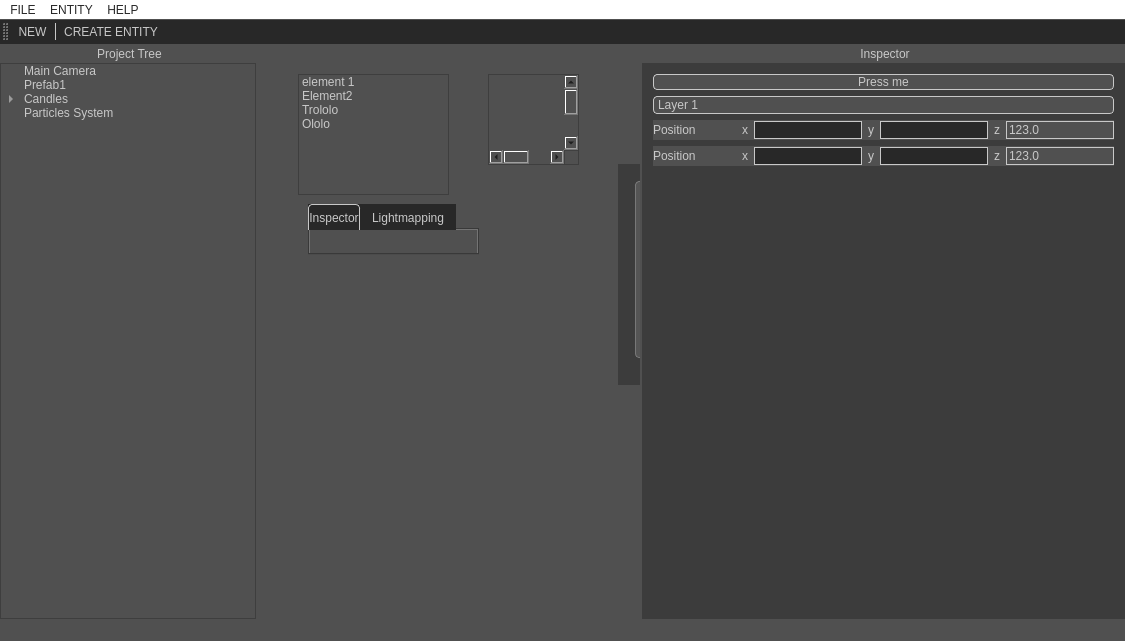
<?xml version="1.0" encoding="UTF-8"?>
<ui version="4.0">
 <class>MainWindow</class>
 <widget class="QMainWindow" name="MainWindow">
  <property name="geometry">
   <rect>
    <x>0</x>
    <y>0</y>
    <width>1125</width>
    <height>641</height>
   </rect>
  </property>
  <property name="windowTitle">
   <string>MainWindow</string>
  </property>
  <property name="styleSheet">
   <string notr="true">QWidget
{
	background-color: rgb(80, 80, 80);
}

QLabel
{
	color: rgb(200, 200, 200);
}

QLineEdit
{
	background-color: rgb(40, 40, 40);
	selection-background-color: rgb(0, 180, 250);
	selection-color: rgb(40, 40, 40);
	color: rgb(200, 200, 200);
	border: 1px solid rgb(200, 200, 200);
}

QLineEdit:read-only
{
	background-color: rgb(80, 80, 80);
}

QMainWindow::separator
{
	background: rgb(80, 80, 80);
}

QMainWindow::separator:vertical
{
	width: 2px;
}

QMainWindow::separator:horizontal
{
	height: 2px;
}

QMainWindow::separator:hover
{
	background: rgb(200, 200, 200);
}

QMenuBar
{
	background: rgb(255, 255, 255);
}

QMenuBar::item
{
	background: rgb(255, 255, 255);
	color: rgb(40, 40, 40);
}

QMenuBar::item:selected
{
	background: rgb(0, 180, 250);
	color: rgb(40, 40, 80);
}

QMenuBar::item:pressed
{
	background: rgb(0, 180, 250);
	color: rgb(40, 40, 80);
}

QMenu
{
	background: rgb(40, 40, 40);
	margin: 0px;
}

QMenu::separator
{
	background: rgb(200, 200, 200);
	height: 1px;
	margin-left: 5px;
	margin-right: 5px;
}

QMenu::item
{
	background: rgb(40, 40, 40);
	color: rgb(200, 200, 200);
}

QMenu::item:selected
{
	background: rgb(0, 180, 250);
	color: rgb(40, 40, 80);
}

QMenu::item:pressed
{
	background: rgb(0, 180, 250);
	color: rgb(40, 40, 80);
}

QDockWidget
{
	color: rgb(200, 200, 200);
}

QDockWidget::title
{
	background:  qlineargradient(x1: 0, y1: 0, x2: 0, y2: 1,
													stop: 0 rgb(100, 100, 100),
													stop: 1.0 rgb(80, 80, 80));
	text-align: center;
}

QTabBar
{
	background: rgb(40, 40, 40);
}

QTabBar::tab:top, QTabBar::tab:bottom
{
	background: transparent;
	color: rgb(200, 200, 200);
	min-width: 20ex;
	min-height: 5ex;
}

QTabBar::tab:top:selected, QTabBar::tab:top:selected
{
	border-left: 1px solid rgb(200, 200, 200);
	border-right: 1px solid rgb(200, 200, 200);
}

QTabBar::tab:top:selected
{
	background: qlineargradient(x1: 0, y1: 0, x2: 0, y2: 1,
													stop: 0 rgb(100, 100, 100),
													stop: 1.0 rgb(80, 80, 80));
	border-top: 1px solid rgb(200, 200, 200);
	border-top-left-radius: 4px;
	border-top-right-radius: 4px;
}

QTabBar::tab:bottom:selected
{
	background: qlineargradient(x1: 0, y1: 0, x2: 0, y2: 1,
													stop: 0 rgb(80, 80, 80),
													stop: 1.0 rgb(100, 100, 100));
	border-bottom: 1px solid rgb(200, 200, 200);
	border-bottom-left-radius: 4px;
	border-bottom-right-radius: 4px;
}

QToolBar
{
	background: rgb(40, 40, 40);
	border-top: 1px solid rgb(80, 80, 80);
}

QToolBar::separator:horizontal
{
	background: rgb(200, 200, 200);
	width: 1px;
	margin-top: 2px;
	margin-bottom: 2px;
}

QToolBar::separator:vertical
{
	background: rgb(200, 200, 200);
	height: 1px;
	margin-left: 2px;
	margin-right: 2px;
}

QToolButton
{
	background: transparent;
	color: rgb(200, 200, 200);
}

QToolButton:hover
{
	background: rgb(0, 180, 250);
	color: rgb(40, 40, 80);
}

QListView, QTreeView
{
	background: rgb(80, 80, 80);
	color: rgb(200, 200, 200);
	margin: 0 0 0 0;
}

QListView::item, QTreeView:item
{
	background: rgb(80, 80, 80);
	color: rgb(200, 200, 200);
}

QListView::item:hover, QListView::item:selected,
QTreeView::item:hover, QTreeView::item:selected
{
	background: rgb(0, 180, 250);
	color: rgb(40, 40, 80);
}

QComboBox, QPushButton
{
	background:  qlineargradient(x1: 0, y1: 0, x2: 0, y2: 1,
													stop: 0 rgb(100, 100, 100),
													stop: 1.0 rgb(80, 80, 80));
	color: rgb(200, 200, 200);
	border: 1px solid rgb(200, 200, 200);
	border-radius: 4px;
	text-align: center;
}

QComboBox:hover, QPushButton:hover
{
	background:  qlineargradient(x1: 0, y1: 0, x2: 0, y2: 1,
													stop: 0 rgb(110, 110, 110),
													stop: 1.0 rgb(90, 90, 90));
}

QComboBox:pressed, QPushButton:pressed
{
	background:  qlineargradient(x1: 0, y1: 0, x2: 0, y2: 1,
													stop: 0 rgb(80, 80, 80),
													stop: 1.0 rgb(40, 40, 40));
}

QPushButton:flat
{
	background:   qlineargradient(x1: 0, y1: 0, x2: 0, y2: 1,
													stop: 0 rgb(60, 60, 60),
													stop: 1.0 rgb(40, 40, 40));
}

QPushButton:checked
{
	background:  qlineargradient(x1: 0, y1: 0, x2: 0, y2: 1,
													stop: 0 rgb(0, 180, 250),
													stop: 1.0 rgb(0, 90, 125));
}

QPushButton:default
{
	border-color:  rgb(0, 180, 250);
}

QComboBox::drop-down
{
	background:  qlineargradient(x1: 0, y1: 0, x2: 0, y2: 1,
													stop: 0 rgb(100, 100, 100),
													stop: 1.0 rgb(80, 80, 80));
	border-radius: 4px;
}

QComboBox QAbstractItemView
{
	background: rgb(40, 40, 40);
	color: rgb(200, 200, 200);
	selection-background-color: rgb(80, 80, 80);
	selection-color: rgb(200, 200, 200);
}</string>
  </property>
  <widget class="QWidget" name="centralWidget">
   <widget class="QTabWidget" name="tabWidget">
    <property name="geometry">
     <rect>
      <x>50</x>
      <y>160</y>
      <width>171</width>
      <height>51</height>
     </rect>
    </property>
    <property name="currentIndex">
     <number>0</number>
    </property>
    <widget class="QWidget" name="tab">
     <attribute name="title">
      <string>Inspector</string>
     </attribute>
    </widget>
    <widget class="QWidget" name="tab_2">
     <attribute name="title">
      <string>Lightmapping</string>
     </attribute>
    </widget>
   </widget>
   <widget class="QListWidget" name="listWidget">
    <property name="geometry">
     <rect>
      <x>40</x>
      <y>30</y>
      <width>151</width>
      <height>121</height>
     </rect>
    </property>
    <item>
     <property name="text">
      <string>element 1</string>
     </property>
    </item>
    <item>
     <property name="text">
      <string>Element2</string>
     </property>
    </item>
    <item>
     <property name="text">
      <string>Trololo</string>
     </property>
    </item>
    <item>
     <property name="text">
      <string>Ololo</string>
     </property>
    </item>
   </widget>
   <widget class="QScrollArea" name="scrollArea">
    <property name="geometry">
     <rect>
      <x>230</x>
      <y>30</y>
      <width>91</width>
      <height>91</height>
     </rect>
    </property>
    <property name="styleSheet">
     <string notr="true">QScrollBar
{
	border: none;
}</string>
    </property>
    <property name="widgetResizable">
     <bool>true</bool>
    </property>
    <widget class="QWidget" name="scrollAreaWidgetContents">
     <property name="geometry">
      <rect>
       <x>0</x>
       <y>0</y>
       <width>500</width>
       <height>500</height>
      </rect>
     </property>
     <property name="sizePolicy">
      <sizepolicy hsizetype="Fixed" vsizetype="Fixed">
       <horstretch>0</horstretch>
       <verstretch>0</verstretch>
      </sizepolicy>
     </property>
     <property name="minimumSize">
      <size>
       <width>500</width>
       <height>500</height>
      </size>
     </property>
    </widget>
   </widget>
   <widget class="QWidget" name="widget" native="true">
    <property name="geometry">
     <rect>
      <x>360</x>
      <y>120</y>
      <width>211</width>
      <height>221</height>
     </rect>
    </property>
    <property name="styleSheet">
     <string notr="true">QWidget#widget
{
	background: rgb(60, 60, 60);
}</string>
    </property>
    <widget class="QGroupBox" name="groupBox">
     <property name="geometry">
      <rect>
       <x>10</x>
       <y>10</y>
       <width>191</width>
       <height>191</height>
      </rect>
     </property>
     <property name="styleSheet">
      <string notr="true">QGroupBox
{
	border: 1px solid rgb(120, 120, 120);
	border-radius: 4px;
	background: rgb(85, 85, 85);
	margin: 7px;
}

QGroupBox::title
{
	/*padding: 2 2px;
	border-bottom: 1px solid rgb(120, 120, 120);
	border-left: 1px solid rgb(120, 120, 120);
	border-right: 1px solid rgb(120, 120, 120);
	border-bottom-left-radius: 4px;
	border-bottom-right-radius: 4px;*/
	subcontrol-origin: margin;
	subcontrol-position: top center;
	color: rgb(200, 200, 200);
	/*background: rgb(80, 80, 80);*/
}</string>
     </property>
     <property name="title">
      <string>Render settings</string>
     </property>
     <layout class="QVBoxLayout" name="verticalLayout_2">
      <item>
       <widget class="QPushButton" name="pushButton_3">
        <property name="minimumSize">
         <size>
          <width>0</width>
          <height>23</height>
         </size>
        </property>
        <property name="text">
         <string>PushButton</string>
        </property>
        <property name="checkable">
         <bool>true</bool>
        </property>
        <property name="checked">
         <bool>true</bool>
        </property>
       </widget>
      </item>
      <item>
       <widget class="QPushButton" name="pushButton_4">
        <property name="minimumSize">
         <size>
          <width>0</width>
          <height>23</height>
         </size>
        </property>
        <property name="text">
         <string>PushButton</string>
        </property>
       </widget>
      </item>
      <item>
       <widget class="QPushButton" name="pushButton_5">
        <property name="minimumSize">
         <size>
          <width>0</width>
          <height>23</height>
         </size>
        </property>
        <property name="text">
         <string>PushButton</string>
        </property>
        <property name="flat">
         <bool>true</bool>
        </property>
       </widget>
      </item>
      <item>
       <widget class="QPushButton" name="pushButton_2">
        <property name="enabled">
         <bool>true</bool>
        </property>
        <property name="minimumSize">
         <size>
          <width>0</width>
          <height>23</height>
         </size>
        </property>
        <property name="text">
         <string>Press me</string>
        </property>
        <property name="checkable">
         <bool>false</bool>
        </property>
        <property name="checked">
         <bool>false</bool>
        </property>
        <property name="default">
         <bool>true</bool>
        </property>
        <property name="flat">
         <bool>false</bool>
        </property>
       </widget>
      </item>
     </layout>
    </widget>
   </widget>
   <zorder>listWidget</zorder>
   <zorder>tabWidget</zorder>
   <zorder>scrollArea</zorder>
   <zorder>widget</zorder>
  </widget>
  <widget class="QMenuBar" name="menuBar">
   <property name="geometry">
    <rect>
     <x>0</x>
     <y>0</y>
     <width>1125</width>
     <height>21</height>
    </rect>
   </property>
   <property name="styleSheet">
    <string notr="true"/>
   </property>
   <widget class="QMenu" name="menuFILE">
    <property name="title">
     <string>FILE</string>
    </property>
    <addaction name="actionNEW"/>
    <addaction name="actionOPEN"/>
    <addaction name="actionSAVE"/>
    <addaction name="separator"/>
    <addaction name="actionEXIT"/>
   </widget>
   <widget class="QMenu" name="menuHELP">
    <property name="title">
     <string>HELP</string>
    </property>
    <addaction name="actionABOUT"/>
   </widget>
   <widget class="QMenu" name="menuENTITY">
    <property name="title">
     <string>ENTITY</string>
    </property>
    <addaction name="actionCREATE_ENTITY"/>
   </widget>
   <addaction name="menuFILE"/>
   <addaction name="menuENTITY"/>
   <addaction name="menuHELP"/>
  </widget>
  <widget class="QToolBar" name="mainToolBar">
   <attribute name="toolBarArea">
    <enum>TopToolBarArea</enum>
   </attribute>
   <attribute name="toolBarBreak">
    <bool>false</bool>
   </attribute>
   <addaction name="actionNEW"/>
   <addaction name="separator"/>
   <addaction name="actionCREATE_ENTITY"/>
  </widget>
  <widget class="QStatusBar" name="statusBar"/>
  <widget class="QDockWidget" name="dockWidget_2">
   <property name="features">
    <set>QDockWidget::DockWidgetMovable</set>
   </property>
   <property name="windowTitle">
    <string>Inspector</string>
   </property>
   <attribute name="dockWidgetArea">
    <number>2</number>
   </attribute>
   <widget class="QWidget" name="dockWidgetContents_2">
    <layout class="QVBoxLayout" name="verticalLayout_3">
     <property name="spacing">
      <number>0</number>
     </property>
     <property name="leftMargin">
      <number>0</number>
     </property>
     <property name="topMargin">
      <number>0</number>
     </property>
     <property name="rightMargin">
      <number>0</number>
     </property>
     <property name="bottomMargin">
      <number>0</number>
     </property>
     <item>
      <widget class="QWidget" name="widget_2" native="true">
       <property name="styleSheet">
        <string notr="true">QWidget#widget_2
{
	background: rgb(60, 60, 60);
}</string>
       </property>
       <layout class="QVBoxLayout" name="verticalLayout_4">
        <item>
         <widget class="QPushButton" name="pushButton">
          <property name="enabled">
           <bool>true</bool>
          </property>
          <property name="text">
           <string>Press me</string>
          </property>
          <property name="checkable">
           <bool>true</bool>
          </property>
          <property name="checked">
           <bool>false</bool>
          </property>
          <property name="default">
           <bool>false</bool>
          </property>
          <property name="flat">
           <bool>false</bool>
          </property>
         </widget>
        </item>
        <item>
         <widget class="QComboBox" name="comboBox">
          <property name="styleSheet">
           <string notr="true"/>
          </property>
          <item>
           <property name="text">
            <string>Layer 1</string>
           </property>
          </item>
          <item>
           <property name="text">
            <string>Lights</string>
           </property>
          </item>
          <item>
           <property name="text">
            <string>Meshes</string>
           </property>
          </item>
          <item>
           <property name="text">
            <string>Terrain</string>
           </property>
          </item>
         </widget>
        </item>
        <item>
         <widget class="QWidget" name="widget_3" native="true">
          <layout class="QHBoxLayout" name="horizontalLayout">
           <property name="spacing">
            <number>6</number>
           </property>
           <property name="leftMargin">
            <number>0</number>
           </property>
           <property name="topMargin">
            <number>0</number>
           </property>
           <property name="rightMargin">
            <number>0</number>
           </property>
           <property name="bottomMargin">
            <number>0</number>
           </property>
           <item>
            <widget class="QLabel" name="label">
             <property name="text">
              <string>Position</string>
             </property>
            </widget>
           </item>
           <item>
            <spacer name="horizontalSpacer">
             <property name="orientation">
              <enum>Qt::Horizontal</enum>
             </property>
             <property name="sizeHint" stdset="0">
              <size>
               <width>40</width>
               <height>20</height>
              </size>
             </property>
            </spacer>
           </item>
           <item>
            <widget class="QWidget" name="widget_4" native="true">
             <layout class="QHBoxLayout" name="horizontalLayout_2">
              <property name="spacing">
               <number>6</number>
              </property>
              <property name="sizeConstraint">
               <enum>QLayout::SetNoConstraint</enum>
              </property>
              <property name="leftMargin">
               <number>0</number>
              </property>
              <property name="topMargin">
               <number>0</number>
              </property>
              <property name="rightMargin">
               <number>0</number>
              </property>
              <property name="bottomMargin">
               <number>0</number>
              </property>
              <item>
               <widget class="QLabel" name="label_2">
                <property name="text">
                 <string>x</string>
                </property>
               </widget>
              </item>
              <item>
               <widget class="QLineEdit" name="lineEdit">
                <property name="sizePolicy">
                 <sizepolicy hsizetype="Maximum" vsizetype="Fixed">
                  <horstretch>0</horstretch>
                  <verstretch>0</verstretch>
                 </sizepolicy>
                </property>
                <property name="styleSheet">
                 <string notr="true"/>
                </property>
                <property name="text">
                 <string/>
                </property>
               </widget>
              </item>
              <item>
               <widget class="QWidget" name="widget_5" native="true">
                <layout class="QHBoxLayout" name="horizontalLayout_3">
                 <property name="spacing">
                  <number>6</number>
                 </property>
                 <property name="leftMargin">
                  <number>0</number>
                 </property>
                 <property name="topMargin">
                  <number>0</number>
                 </property>
                 <property name="rightMargin">
                  <number>0</number>
                 </property>
                 <property name="bottomMargin">
                  <number>0</number>
                 </property>
                 <item>
                  <widget class="QLabel" name="label_3">
                   <property name="text">
                    <string>y</string>
                   </property>
                  </widget>
                 </item>
                 <item>
                  <widget class="QLineEdit" name="lineEdit_2">
                   <property name="sizePolicy">
                    <sizepolicy hsizetype="Maximum" vsizetype="Fixed">
                     <horstretch>0</horstretch>
                     <verstretch>0</verstretch>
                    </sizepolicy>
                   </property>
                   <property name="styleSheet">
                    <string notr="true"/>
                   </property>
                   <property name="text">
                    <string/>
                   </property>
                  </widget>
                 </item>
                 <item>
                  <widget class="QWidget" name="widget_6" native="true">
                   <layout class="QHBoxLayout" name="horizontalLayout_4">
                    <property name="spacing">
                     <number>6</number>
                    </property>
                    <property name="leftMargin">
                     <number>0</number>
                    </property>
                    <property name="topMargin">
                     <number>0</number>
                    </property>
                    <property name="rightMargin">
                     <number>0</number>
                    </property>
                    <property name="bottomMargin">
                     <number>0</number>
                    </property>
                    <item>
                     <widget class="QLabel" name="label_4">
                      <property name="text">
                       <string>z</string>
                      </property>
                     </widget>
                    </item>
                    <item>
                     <widget class="QLineEdit" name="lineEdit_3">
                      <property name="sizePolicy">
                       <sizepolicy hsizetype="Maximum" vsizetype="Fixed">
                        <horstretch>0</horstretch>
                        <verstretch>0</verstretch>
                       </sizepolicy>
                      </property>
                      <property name="styleSheet">
                       <string notr="true"/>
                      </property>
                      <property name="text">
                       <string>123.0</string>
                      </property>
                      <property name="frame">
                       <bool>true</bool>
                      </property>
                      <property name="readOnly">
                       <bool>true</bool>
                      </property>
                     </widget>
                    </item>
                   </layout>
                  </widget>
                 </item>
                </layout>
               </widget>
              </item>
             </layout>
            </widget>
           </item>
          </layout>
         </widget>
        </item>
        <item>
         <widget class="QWidget" name="widget_7" native="true">
          <layout class="QHBoxLayout" name="horizontalLayout_5">
           <property name="spacing">
            <number>6</number>
           </property>
           <property name="leftMargin">
            <number>0</number>
           </property>
           <property name="topMargin">
            <number>0</number>
           </property>
           <property name="rightMargin">
            <number>0</number>
           </property>
           <property name="bottomMargin">
            <number>0</number>
           </property>
           <item>
            <widget class="QLabel" name="label_5">
             <property name="text">
              <string>Position</string>
             </property>
            </widget>
           </item>
           <item>
            <spacer name="horizontalSpacer_2">
             <property name="orientation">
              <enum>Qt::Horizontal</enum>
             </property>
             <property name="sizeHint" stdset="0">
              <size>
               <width>40</width>
               <height>20</height>
              </size>
             </property>
            </spacer>
           </item>
           <item>
            <widget class="QWidget" name="widget_8" native="true">
             <layout class="QHBoxLayout" name="horizontalLayout_6">
              <property name="spacing">
               <number>6</number>
              </property>
              <property name="leftMargin">
               <number>0</number>
              </property>
              <property name="topMargin">
               <number>0</number>
              </property>
              <property name="rightMargin">
               <number>0</number>
              </property>
              <property name="bottomMargin">
               <number>0</number>
              </property>
              <item>
               <widget class="QLabel" name="label_6">
                <property name="text">
                 <string>x</string>
                </property>
               </widget>
              </item>
              <item>
               <widget class="QLineEdit" name="lineEdit_4">
                <property name="styleSheet">
                 <string notr="true"/>
                </property>
                <property name="text">
                 <string/>
                </property>
               </widget>
              </item>
              <item>
               <widget class="QWidget" name="widget_9" native="true">
                <layout class="QHBoxLayout" name="horizontalLayout_7">
                 <property name="spacing">
                  <number>6</number>
                 </property>
                 <property name="leftMargin">
                  <number>0</number>
                 </property>
                 <property name="topMargin">
                  <number>0</number>
                 </property>
                 <property name="rightMargin">
                  <number>0</number>
                 </property>
                 <property name="bottomMargin">
                  <number>0</number>
                 </property>
                 <item>
                  <widget class="QLabel" name="label_7">
                   <property name="text">
                    <string>y</string>
                   </property>
                  </widget>
                 </item>
                 <item>
                  <widget class="QLineEdit" name="lineEdit_5">
                   <property name="styleSheet">
                    <string notr="true"/>
                   </property>
                   <property name="text">
                    <string/>
                   </property>
                  </widget>
                 </item>
                 <item>
                  <widget class="QWidget" name="widget_10" native="true">
                   <layout class="QHBoxLayout" name="horizontalLayout_8">
                    <property name="spacing">
                     <number>6</number>
                    </property>
                    <property name="leftMargin">
                     <number>0</number>
                    </property>
                    <property name="topMargin">
                     <number>0</number>
                    </property>
                    <property name="rightMargin">
                     <number>0</number>
                    </property>
                    <property name="bottomMargin">
                     <number>0</number>
                    </property>
                    <item>
                     <widget class="QLabel" name="label_8">
                      <property name="text">
                       <string>z</string>
                      </property>
                     </widget>
                    </item>
                    <item>
                     <widget class="QLineEdit" name="lineEdit_6">
                      <property name="styleSheet">
                       <string notr="true"/>
                      </property>
                      <property name="text">
                       <string>123.0</string>
                      </property>
                      <property name="frame">
                       <bool>true</bool>
                      </property>
                      <property name="readOnly">
                       <bool>true</bool>
                      </property>
                     </widget>
                    </item>
                   </layout>
                  </widget>
                 </item>
                </layout>
               </widget>
              </item>
             </layout>
            </widget>
           </item>
          </layout>
         </widget>
        </item>
        <item>
         <spacer name="verticalSpacer">
          <property name="orientation">
           <enum>Qt::Vertical</enum>
          </property>
          <property name="sizeHint" stdset="0">
           <size>
            <width>20</width>
            <height>40</height>
           </size>
          </property>
         </spacer>
        </item>
       </layout>
      </widget>
     </item>
    </layout>
   </widget>
  </widget>
  <widget class="QDockWidget" name="dockWidget">
   <property name="floating">
    <bool>false</bool>
   </property>
   <property name="features">
    <set>QDockWidget::DockWidgetMovable</set>
   </property>
   <property name="windowTitle">
    <string>Project Tree</string>
   </property>
   <attribute name="dockWidgetArea">
    <number>1</number>
   </attribute>
   <widget class="QWidget" name="dockWidgetContents">
    <layout class="QVBoxLayout" name="verticalLayout">
     <property name="spacing">
      <number>0</number>
     </property>
     <property name="leftMargin">
      <number>0</number>
     </property>
     <property name="topMargin">
      <number>0</number>
     </property>
     <property name="rightMargin">
      <number>0</number>
     </property>
     <property name="bottomMargin">
      <number>0</number>
     </property>
     <item>
      <widget class="QTreeWidget" name="treeWidget">
       <property name="styleSheet">
        <string notr="true"/>
       </property>
       <attribute name="headerVisible">
        <bool>false</bool>
       </attribute>
       <column>
        <property name="text">
         <string>Entities</string>
        </property>
       </column>
       <item>
        <property name="text">
         <string>Main Camera</string>
        </property>
       </item>
       <item>
        <property name="text">
         <string>Prefab1</string>
        </property>
       </item>
       <item>
        <property name="text">
         <string>Candles</string>
        </property>
        <item>
         <property name="text">
          <string>Candle left</string>
         </property>
         <item>
          <property name="text">
           <string>Candle fire</string>
          </property>
         </item>
        </item>
        <item>
         <property name="text">
          <string>Candle light</string>
         </property>
        </item>
       </item>
       <item>
        <property name="text">
         <string>Particles System</string>
        </property>
       </item>
      </widget>
     </item>
    </layout>
   </widget>
  </widget>
  <action name="actionNEW">
   <property name="text">
    <string>NEW</string>
   </property>
  </action>
  <action name="actionOPEN">
   <property name="text">
    <string>OPEN</string>
   </property>
  </action>
  <action name="actionSAVE">
   <property name="text">
    <string>SAVE</string>
   </property>
  </action>
  <action name="actionEXIT">
   <property name="text">
    <string>EXIT</string>
   </property>
  </action>
  <action name="actionABOUT">
   <property name="text">
    <string>ABOUT</string>
   </property>
  </action>
  <action name="actionCREATE_ENTITY">
   <property name="text">
    <string>CREATE ENTITY</string>
   </property>
  </action>
 </widget>
 <layoutdefault spacing="6" margin="11"/>
 <resources/>
 <connections/>
</ui>
